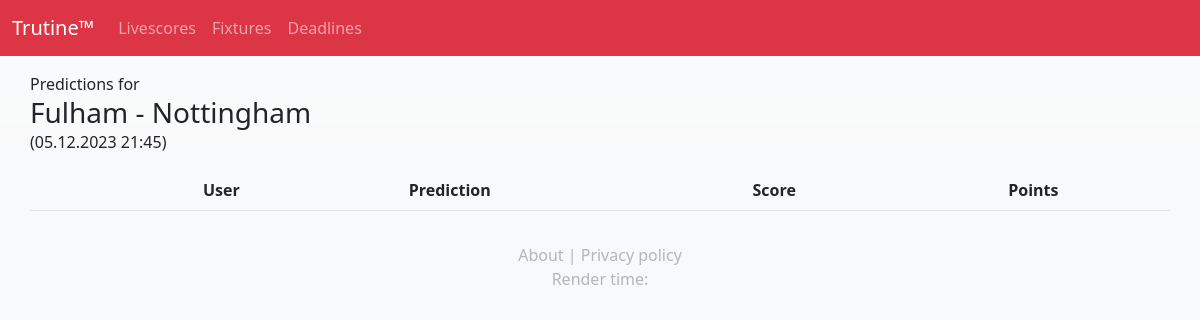
/match/0GrhAeCD, run on the app's committed database.
### livescore/models.py (models this page shows, shortened)
class Match(models.Model):
    MATCH_STATUS = [
        ('F', 'Finished'),
        ('L', 'Live'),
        ('S', 'Scheduled'),
        ('P', 'Postponed')
    ]
    matchid = models.CharField('Match ID', primary_key=True, max_length=8, unique=True)
    match_time = models.DateTimeField('Time')
    round = models.IntegerField('Round', default=1)
    home_team = models.CharField('Home Team', max_length=30, choices=TEAMS, default='ARS')
    away_team = models.CharField('Away Team', max_length=30, choices=TEAMS, default='AVA')
    status  = models.CharField('Status', max_length=10, choices=MATCH_STATUS, default='S')
    previous_status = models.CharField('Prev. Status', max_length=10, choices=MATCH_STATUS, default='S')
    home_goals = models.IntegerField('Home Goals', default=0)
    away_goals = models.IntegerField('Away Goals', default=0)
    minutes = models.IntegerField('Minutes', default=0)
    def __str__(self):
        return self.home_team + '-' + self.away_team

### livescore/views.py (the view)
# urls.py: path('match/<str:matchid>', views.match, name='match'),
def match(request, matchid=''):
    match = Match.objects.get(pk=matchid)
    predictions = Prediction.objects.filter(match__exact=matchid)
    return render(request, 'livescore/match.html', {
        'page_title': f'Match {match}',
        'match': match,
        'predictions': predictions
    })

### livescore/models.py (called while the page is built)
@receiver(post_init, sender=Match)
def set_previous_status(sender, instance, **kwargs):
    instance.previous_status = instance.status

### livescore/templates/livescore/match.html (shortened to what this page needs)
{% extends 'livescore/base.html' %}
{% block content %}
Predictions for <br/>
<h3 style="display: inline">{{ match.get_home_team_display }} - {{ match.get_away_team_display }}</h3>&nbsp;&nbsp;
{% if match.status == 'L' %}<h5 style="display: inline; color: red">(live: {% if match.minutes == -1 %}HT{% else %}{{ match.minutes}}'{% endif %})</h5>{% endif %}<br/>
({% if match.status == 'P'%}Postponed, {% endif %}{{ match.match_time|date:'d.m.Y H:i' }})
<div class="table-responsive px-0 py-3">
    <table class="table table-striped table-hover">
        <thead>
            <tr>
                <th class="text-end">User</th>
                <th class="text-center">Prediction</th>
                <th class="text-center">Score</th>
                <th class="text-center">Points</th>
            </tr>
        </thead>
    </table>
</div>
{% endblock %}

### data on the page
Match: home_team "Fulham", away_team "Nottingham", match_time "05.12.2023 21:45"
